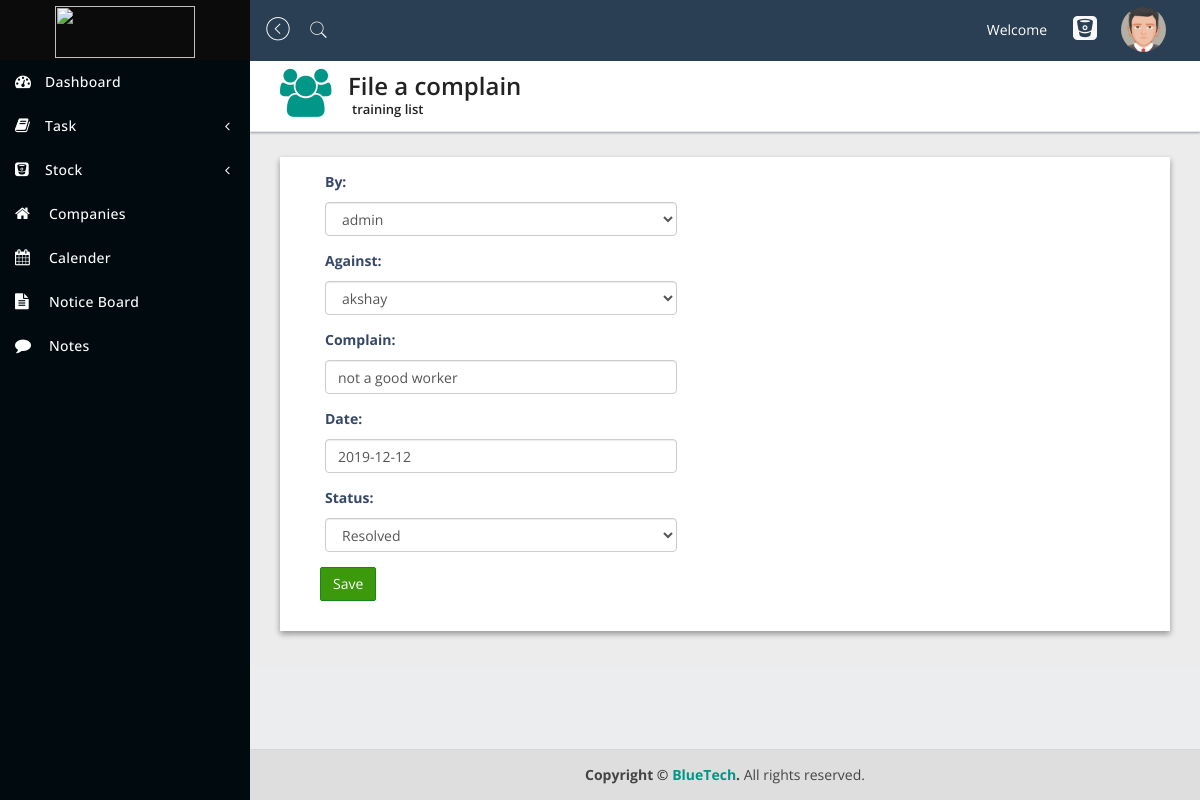
The app's page /hr/complaint/1/update/ with its own data.
### HR/models.py (models this page shows)
class Complaint(models.Model):
    by = models.ForeignKey(Employee, related_name='by', on_delete=models.CASCADE)
    against = models.ForeignKey(Employee, related_name='against', on_delete=models.CASCADE)
    complain = models.CharField(max_length=5000)
    date = models.DateField("Date", default=datetime.date.today)
    CHOICES = (('Pending', 'Pending'),
               ('Resolved', 'Resolved'),)
    status = models.CharField(max_length=200, choices=CHOICES, default='Pending')

### HR/views.py (the view)
# urls.py: path('complaint/<pk>/update/', views.ComplaintUpdateView.as_view(), name='complaints_update'),
class ComplaintUpdateView(UpdateView):
    model = Complaint
    fields = '__all__'

### Users/models.py (called while the page is built)
    def __str__(self):
        return self.user.username

### templates/HR/complaint_form.html (shortened to what this page needs)
{% extends "home/navbar.html" %}
{% load widget_tweaks %}
{% block body %}
    <div class="content-wrapper">
        <section class="content-header">
            <div class="header-icon">
                <i class="fa fa-users"></i>
            </div>
            <div class="header-title">
                <h1>File a complain</h1>
                <small>training list</small>
            </div>
        </section>
        <section class="content">
            <div class="row">
                <div class="col-sm-12">
                    <div class="panel panel-bd lobidrag">
                        <div class="panel-body">
                            <form class="col-sm-6 form-group" method="post" enctype="multipart/form-data">
                                {% include 'HR/form-template.html' %}
                                <br>
                                <div class="reset-button">
                                    <button type='submit' class="btn btn-success">Save</button>
                                </div>
                            </form>
                        </div>
                    </div>
                </div>
            </div>
        </section>
    </div>
{% endblock %}

### templates/HR/form-template.html (shortened to what this page needs)
{% load widget_tweaks %}
{% for field in form %}
        <div class="col-md-12 col-lg-12 form-group">
            <label class="control-label">{{ field.label_tag }}</label>
            {% render_field field class='form-control' %}
        </div>
{% endfor %}

### records on screen
Complaint: by "admin" "akshay" "not a good worker" "2019-12-12" "Resolved"

### other values on screen
{{ field.label_tag }} "By:" "Against:" "Complain:" "Date:" "Status:"
